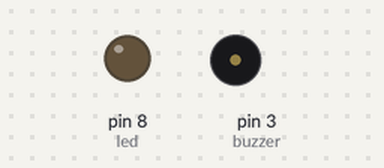
The sketch below on a simulated Arduino Uno, built with avr-gcc and run on an emulated ATmega328P. On the bench: output pins drawn as LEDs (lit = HIGH), buzzer (waves = sounding, pin HIGH).

Above: at 1.4 s.
At 3.7 s:
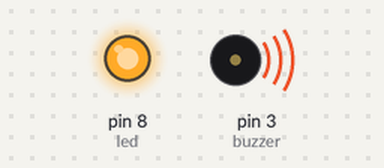
Timing chart, 0 to 8.6 s (numbered marks = the images above):
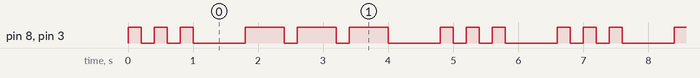

The sketch:

1_-_SOS_C_digo_Morse_LED.ino
```cpp
// Guía 2 - Puertos de entrada y salida
// 1 - SOS_Código_Morse_LED
// Escriba un programa que utilizando un LED conectado en la salida 8 del Arduino, envíe el mensaje “SOS” utilizando código Morse.
//
// En función de la implementación realizada responda:
// ¿Qué valor de temporización empleó para el ancho de los pulsos?
// Para el punto utilicé 200 milisegundos, y para el guión, el triple del valor del punto (600).
// ¿Qué hace el microcontrolador mientras transcurre el tiempo seleccionado?
// Mientras ocurre el tiempo seleccionado el microcontrolador espera la cantidad de milisegundos sin hacer nada


// Defino elementos
#define led 8
#define buzzer 3

// Código Morse

// Delay del punto
int puntoDelay = 200;
int guionDelay = puntoDelay * 3;

// Cadena de texto
char cadena = 'SOS';

void setup(){

  Serial.begin(9600);

  pinMode(led, OUTPUT);
  pinMode(buzzer, OUTPUT);
}

void loop(){

  letra_S();
  delay(guionDelay);
  letra_O();
  delay(guionDelay);
  letra_S();

  delay(guionDelay);
}

void letra_S(){

  for(int i=0; i<3; i++){
    digitalWrite(led, HIGH);
    digitalWrite(buzzer, HIGH);

    delay(puntoDelay);

    digitalWrite(led, LOW);
    digitalWrite(buzzer, LOW);

    delay(puntoDelay);
  }

}

void letra_O(){

  for(int i=0; i<3; i++){
    digitalWrite(led, HIGH);
    digitalWrite(buzzer, HIGH);

    delay(guionDelay);

    digitalWrite(led, LOW);
    digitalWrite(buzzer, LOW);

    delay(puntoDelay);
  }

}
```

Measured:
- by itself, pin 8 (led), pin 3 (buzzer): repeats every 6.6 s: 2 × (LOW 0.20 s, HIGH 0.20 s), LOW 0.80 s, 2 × (HIGH 0.60 s, LOW 0.20 s), HIGH 0.60 s, LOW 0.80 s, 2 × (HIGH 0.20 s, LOW 0.20 s), HIGH 0.20 s, LOW 0.80 s, HIGH 0.20 s
- by itself, everything shown: repeats every 6.6 s, in 18 steps
